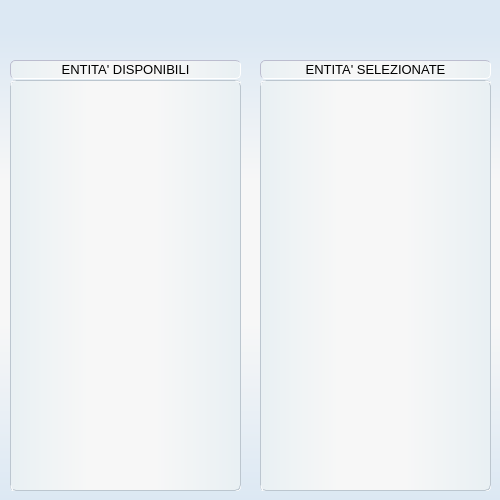
<?xml version="1.0" encoding="UTF-8"?>
<ui version="4.0">
 <class>MainWindowEsportazione</class>
 <widget class="QMainWindow" name="MainWindowEsportazione">
  <property name="windowModality">
   <enum>Qt::ApplicationModal</enum>
  </property>
  <property name="geometry">
   <rect>
    <x>0</x>
    <y>0</y>
    <width>500</width>
    <height>500</height>
   </rect>
  </property>
  <property name="sizePolicy">
   <sizepolicy hsizetype="Fixed" vsizetype="Fixed">
    <horstretch>0</horstretch>
    <verstretch>0</verstretch>
   </sizepolicy>
  </property>
  <property name="minimumSize">
   <size>
    <width>500</width>
    <height>500</height>
   </size>
  </property>
  <property name="maximumSize">
   <size>
    <width>500</width>
    <height>500</height>
   </size>
  </property>
  <property name="windowTitle">
   <string>Esportazione</string>
  </property>
  <property name="windowIcon">
   <iconset resource="risorse.qrc">
    <normaloff>:/resources/icon_mmas.png</normaloff>:/resources/icon_mmas.png</iconset>
  </property>
  <property name="styleSheet">
   <string notr="true">QMenu {
  background-color: qlineargradient(spread:pad, x1:1, y1:0, x2:0, y2:0, stop:0.0181818 rgba(233, 240, 243, 255), stop:0.372727 rgba(247, 247, 247, 255), stop:0.659091 rgba(247, 247, 247, 255), stop:1 rgba(233, 240, 243, 255));
	font: 11pt &quot;Arial&quot;;
border: 1px outset rgb(188, 189, 207);
     border-radius: 1px;
 }

 QMenu::item {
     /* sets background of menu item. set this to something non-transparent
         if you want menu color and menu item color to be different */
     background-color: transparent;
font: 11pt &quot;Arial&quot;;
 }

 QMenu::item:selected { /* when user selects item using mouse or keyboard */
     background-color: qlineargradient(spread:pad, x1:0, y1:1, x2:0, y2:0, stop:0 rgba(220, 226, 229, 255), stop:0.254545 rgba(247, 247, 247, 255), stop:0.722727 rgba(247, 247, 247, 255), stop:1 rgba(220, 226, 229, 255));
color:black;
	font: 11pt &quot;Arial&quot;;
 }</string>
  </property>
  <widget class="QWidget" name="centralWidget">
   <property name="styleSheet">
    <string notr="true">/* sets background color  */
QWidget {
background-color:rgba(255,255,255,0);
}
QWidget#centralWidget{
	/*background-color: qlineargradient(spread:reflect, x1:0, y1:1, x2:0, y2:0, stop:0 rgba(217, 239, 255, 255), stop:0.5 rgba(239, 248, 255, 255), stop:1 rgba(210, 236, 255, 255));
	background-color: qlineargradient(spread:pad, x1:0, y1:1, x2:0, y2:0, stop:0 rgba(223, 246, 255, 255), stop:0.481132 rgba(243, 243, 243, 255), stop:0.995261 rgba(223, 246, 255, 255));*/
	
	background-color: qlineargradient(spread:pad, x1:0, y1:1, x2:0, y2:0, stop:0 rgba(220, 232, 243, 255), stop:0.35545 rgba(247, 247, 247, 255), stop:0.635071 rgba(247, 247, 247, 255), stop:0.933649 rgba(220, 232, 243, 255));
	
}

QFrame{
	
	background-color: qlineargradient(spread:pad, x1:1, y1:0, x2:0, y2:0, stop:0.0181818 rgba(233, 240, 243, 255), stop:0.372727 rgba(247, 247, 247, 255), stop:0.659091 rgba(247, 247, 247, 255), stop:1 rgba(233, 240, 243, 255));
 border: 1px inset rgb(188, 189, 207);
     border-radius: 5px;
}

QToolTip {
     border: 1px solid rgb(188, 189, 207);
     padding: 0.1px;
    border-radius:1px;
	color: rgb(188, 189, 207);
	background-color: rgb(255, 255, 255);
   background-origin:padding-box;
     opacity: 100;
 }

QListWidget{
border: 1px groove rgb(188, 198, 207);
}

/*table style*/
QTableView {
     border:2px groove rgb(188, 198, 207);   
	background-color: rgba(255, 255, 255,0);
	alternate-background-color:rgba(210, 233, 241,130);
	
 }

 QHeaderView::section {
/* background-color: qlineargradient(spread:pad, x1:0, y1:1, x2:0, y2:0, stop:0 rgba(169, 228, 255, 255), stop:1 rgba(255, 255, 255, 255));*/
	background-color: qlineargradient(spread:pad, x1:0, y1:1, x2:0, y2:0, stop:0.00947867 rgba(220, 231, 240, 255), stop:1 rgba(239, 251, 254, 255));
     border: 0.5px groove rgb(188, 198, 207);
     height:20px;
	font: 11pt &quot;Arial&quot;;
 }

QTableView QTableCornerButton::section {
     background: rgb(255, 255, 255);
     border: 0px;
 }

QTabWidget::pane { /* The tab widget frame */
     border-top: 2px groove rgb(188, 198, 207);
 
 }

/* set scrollbar style */
QScrollBar:horizontal {
 border: 0px solid rgb(168, 172, 204);
 border-radius:7px;
	 background-color:rgba(255,255,255,0);
     height: 11px;
     margin: 0px 19px 0px 19px;
 }

 QScrollBar::handle:horizontal {	
	background-color: qlineargradient(spread:pad, x1:0, y1:1, x2:0, y2:0, stop:0.0272727 rgba(146, 179, 203, 255), stop:1 rgba(228, 240, 248, 255));
     min-width: 11px;
   border: 1px solid rgb(168, 172, 204);
   border-radius:5px;
 }
 QScrollBar::add-line:horizontal {
  background-color:rgba(255,255,255,0);
   width: 13px;
   height:13px;
     subcontrol-position: right;
     subcontrol-origin: margin;
 }

 QScrollBar::sub-line:horizontal {
  background-color:rgba(255,255,255,0);
     width: 13px;
    height:13px;
     subcontrol-position: left;
     subcontrol-origin: margin;
 }

QScrollBar::add-page:horizontal, QScrollBar::sub-page:horizontal {
	 background-color:rgba(255,255,255,0);
 }

  QScrollBar:left-arrow:horizontal{
	image: url(:/resources/back_not_hov.png);
   width:13px;
   height:13px;
     }
   QScrollBar:left-arrow:horizontal:hover{
	image: url(:/resources/back_not_hov.png);
   width:15px;
   height:15px;
     }
  QScrollBar:left-arrow:horizontal:pressed{
	image: url(:/resources/back_not_hov.png);
   width:11px;
   height:11px;
     }
 QScrollBar:right-arrow:horizontal{
	image: url(:/resources/next_not_hov.png);
   width:13px;
   height:13px;
     }
  QScrollBar:right-arrow:horizontal:hover{
	image: url(:/resources/next_not_hov.png);
   width:15px;
   height:15px;
     }
  QScrollBar:right-arrow:horizontal:pressed{
	image: url(:/resources/next_not_hov.png);
   width:11px;
   height:11px;
     }

QScrollBar:vertical {
 border: 0px solid rgb(188, 189, 207);
 border-radius:7px;
	background-color: rgba(255,255,255,0);
    width: 12px;
     margin: 19px 0px 19px 1px;
 }

 QScrollBar::handle:vertical {
	background-color: qlineargradient(spread:pad, x1:0, y1:1, x2:0, y2:0, stop:0.0272727 rgba(146, 179, 203, 255), stop:1 rgba(228, 240, 248, 255));
     min-height: 13px;
   border: 1px solid rgb(168, 172, 204);
   border-radius:5px;
 }
 QScrollBar::add-line:vertical {
 background-color:rgba(255,255,255,0);
   width: 13px;
   height:13px;
     subcontrol-position: bottom;
     subcontrol-origin: margin;
 }

 QScrollBar::sub-line:vertical {
     background-color:rgba(255,255,255,0);
     width: 13px;
    height:13px;
     subcontrol-position: top;
     subcontrol-origin: margin;
 }

QScrollBar::add-page:vertical, QScrollBar::sub-page:vertical {
	background-color:rgba(255,255,255,0);
 }

  QScrollBar:up-arrow:vertical{
	image: url(:/resources/up_arrow.png);
   width:13px;
   height:13px;
     }
  QScrollBar:up-arrow:vertical:hover{
	image: url(:/resources/up_arrow.png);
   width:15px;
   height:15px;
     }
  QScrollBar:up-arrow:vertical:pressed{
	image: url(:/resources/up_arrow.png);
   width:11px;
   height:11px;
     }
 QScrollBar:down-arrow:vertical{
	image: url(:/resources/down_arrow.png);
   width:13px;
   height:13px;
     }
 QScrollBar:down-arrow:vertical:hover{
	image: url(:/resources/down_arrow.png);
   width:15px;
   height:15px;
     }
 QScrollBar:down-arrow:vertical:pressed{
	image: url(:/resources/down_arrow.png);
   width:11px;
   height:11px;
     }</string>
   </property>
   <widget class="QPushButton" name="applicaEsp">
    <property name="geometry">
     <rect>
      <x>440</x>
      <y>7</y>
      <width>50</width>
      <height>50</height>
     </rect>
    </property>
    <property name="minimumSize">
     <size>
      <width>50</width>
      <height>50</height>
     </size>
    </property>
    <property name="maximumSize">
     <size>
      <width>50</width>
      <height>50</height>
     </size>
    </property>
    <property name="focusPolicy">
     <enum>Qt::NoFocus</enum>
    </property>
    <property name="toolTip">
     <string>esporta</string>
    </property>
    <property name="styleSheet">
     <string notr="true">/* pushbutton style */
QPushButton {
     border: 1px groove rgba(255,255,255,0);
     border-radius: 5px;
	background-color: rgba(255, 255, 255,0);
	
	image: url(:/resources/filter_ok_not_hov.png);


 }
 QPushButton:hover {
     border: 1px outset rgb(188, 189, 207);
	border-radius:3px;
	background-color: rgba(255, 255, 255, 0);
	image: url(:/resources/filter_ok.png);
 } 


QPushButton:pressed {
     border: 3px inset rgb(188, 189, 207);
	border-radius:3px;

 }
</string>
    </property>
    <property name="text">
     <string/>
    </property>
   </widget>
   <widget class="QPushButton" name="annullaEsp">
    <property name="geometry">
     <rect>
      <x>380</x>
      <y>7</y>
      <width>50</width>
      <height>50</height>
     </rect>
    </property>
    <property name="sizePolicy">
     <sizepolicy hsizetype="Fixed" vsizetype="Fixed">
      <horstretch>0</horstretch>
      <verstretch>0</verstretch>
     </sizepolicy>
    </property>
    <property name="minimumSize">
     <size>
      <width>50</width>
      <height>50</height>
     </size>
    </property>
    <property name="maximumSize">
     <size>
      <width>50</width>
      <height>50</height>
     </size>
    </property>
    <property name="focusPolicy">
     <enum>Qt::NoFocus</enum>
    </property>
    <property name="toolTip">
     <string>annulla</string>
    </property>
    <property name="styleSheet">
     <string notr="true">/* pushbutton style */
QPushButton {
     border: 1px groove rgba(255,255,255,0);
     border-radius: 5px;
	background-color: rgba(255, 255, 255,0);
	
	image: url(:/resources/no_filter_not_hov.png);


 }
 QPushButton:hover {
     border: 1px outset rgb(188, 189, 207);
	border-radius:3px;
	background-color: rgba(255, 255, 255, 0);
	
	image: url(:/resources/no_filter.png);
 } 


QPushButton:pressed {
     border: 3px inset rgb(188, 189, 207);
	border-radius:3px;

 }
</string>
    </property>
    <property name="text">
     <string/>
    </property>
   </widget>
   <widget class="QPushButton" name="configureButton">
    <property name="geometry">
     <rect>
      <x>320</x>
      <y>7</y>
      <width>50</width>
      <height>50</height>
     </rect>
    </property>
    <property name="focusPolicy">
     <enum>Qt::NoFocus</enum>
    </property>
    <property name="toolTip">
     <string>configura</string>
    </property>
    <property name="styleSheet">
     <string notr="true">/* pushbutton style */
QPushButton {
     border: 1px groove rgba(255,255,255,0);
     border-radius: 5px;
	background-color: rgba(255, 255, 255,0);
	


 }

 QPushButton:hover {
     border: 1px outset rgb(188, 189, 207);
	border-radius:3px;
	background-color: rgba(255, 255, 255, 0);
	


 } 
QPushButton:pressed {
     border: 3px inset rgb(188, 189, 207);
	border-radius:3px;
 } </string>
    </property>
    <property name="text">
     <string/>
    </property>
    <property name="icon">
     <iconset resource="risorse.qrc">
      <normaloff>:/resources/configure.png</normaloff>:/resources/configure.png</iconset>
    </property>
    <property name="iconSize">
     <size>
      <width>50</width>
      <height>50</height>
     </size>
    </property>
   </widget>
   <widget class="QListWidget" name="table_disponibili">
    <property name="geometry">
     <rect>
      <x>10</x>
      <y>80</y>
      <width>231</width>
      <height>411</height>
     </rect>
    </property>
    <property name="font">
     <font>
      <family>Arial</family>
      <pointsize>10</pointsize>
     </font>
    </property>
    <property name="focusPolicy">
     <enum>Qt::NoFocus</enum>
    </property>
    <property name="contextMenuPolicy">
     <enum>Qt::CustomContextMenu</enum>
    </property>
    <property name="styleSheet">
     <string notr="true"/>
    </property>
    <property name="verticalScrollBarPolicy">
     <enum>Qt::ScrollBarAsNeeded</enum>
    </property>
    <property name="editTriggers">
     <set>QAbstractItemView::NoEditTriggers</set>
    </property>
    <property name="selectionMode">
     <enum>QAbstractItemView::ExtendedSelection</enum>
    </property>
    <property name="verticalScrollMode">
     <enum>QAbstractItemView::ScrollPerPixel</enum>
    </property>
    <property name="horizontalScrollMode">
     <enum>QAbstractItemView::ScrollPerPixel</enum>
    </property>
   </widget>
   <widget class="QListWidget" name="table_selezionate">
    <property name="geometry">
     <rect>
      <x>260</x>
      <y>80</y>
      <width>231</width>
      <height>411</height>
     </rect>
    </property>
    <property name="font">
     <font>
      <family>Arial</family>
      <pointsize>10</pointsize>
     </font>
    </property>
    <property name="focusPolicy">
     <enum>Qt::NoFocus</enum>
    </property>
    <property name="contextMenuPolicy">
     <enum>Qt::CustomContextMenu</enum>
    </property>
    <property name="styleSheet">
     <string notr="true"/>
    </property>
    <property name="editTriggers">
     <set>QAbstractItemView::NoEditTriggers</set>
    </property>
    <property name="dragEnabled">
     <bool>true</bool>
    </property>
    <property name="dragDropMode">
     <enum>QAbstractItemView::InternalMove</enum>
    </property>
    <property name="defaultDropAction">
     <enum>Qt::MoveAction</enum>
    </property>
    <property name="selectionMode">
     <enum>QAbstractItemView::ExtendedSelection</enum>
    </property>
    <property name="verticalScrollMode">
     <enum>QAbstractItemView::ScrollPerPixel</enum>
    </property>
    <property name="horizontalScrollMode">
     <enum>QAbstractItemView::ScrollPerPixel</enum>
    </property>
   </widget>
   <widget class="QLabel" name="label">
    <property name="geometry">
     <rect>
      <x>10</x>
      <y>60</y>
      <width>231</width>
      <height>19</height>
     </rect>
    </property>
    <property name="font">
     <font>
      <family>Arial</family>
      <pointsize>10</pointsize>
     </font>
    </property>
    <property name="text">
     <string>ENTITA' DISPONIBILI</string>
    </property>
    <property name="alignment">
     <set>Qt::AlignCenter</set>
    </property>
   </widget>
   <widget class="QLabel" name="label_2">
    <property name="geometry">
     <rect>
      <x>260</x>
      <y>60</y>
      <width>231</width>
      <height>19</height>
     </rect>
    </property>
    <property name="font">
     <font>
      <family>Arial</family>
      <pointsize>10</pointsize>
     </font>
    </property>
    <property name="text">
     <string>ENTITA' SELEZIONATE</string>
    </property>
    <property name="alignment">
     <set>Qt::AlignCenter</set>
    </property>
   </widget>
  </widget>
 </widget>
 <layoutdefault spacing="6" margin="11"/>
 <resources>
  <include location="risorse.qrc"/>
 </resources>
 <connections/>
</ui>
